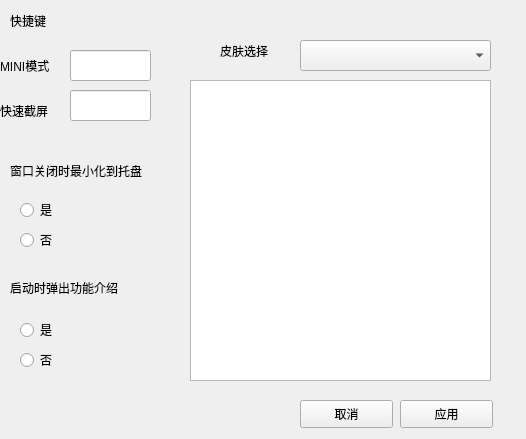
<?xml version="1.0" encoding="UTF-8"?>
<ui version="4.0">
 <class>Form</class>
 <widget class="QWidget" name="Form">
  <property name="geometry">
   <rect>
    <x>0</x>
    <y>0</y>
    <width>526</width>
    <height>439</height>
   </rect>
  </property>
  <property name="windowTitle">
   <string>Form</string>
  </property>
  <widget class="QPushButton" name="pushButton">
   <property name="geometry">
    <rect>
     <x>400</x>
     <y>400</y>
     <width>93</width>
     <height>28</height>
    </rect>
   </property>
   <property name="text">
    <string>应用</string>
   </property>
  </widget>
  <widget class="QLabel" name="label">
   <property name="geometry">
    <rect>
     <x>10</x>
     <y>10</y>
     <width>61</width>
     <height>21</height>
    </rect>
   </property>
   <property name="text">
    <string>快捷键</string>
   </property>
  </widget>
  <widget class="QPushButton" name="pushButton_2">
   <property name="geometry">
    <rect>
     <x>300</x>
     <y>400</y>
     <width>93</width>
     <height>28</height>
    </rect>
   </property>
   <property name="text">
    <string>取消</string>
   </property>
  </widget>
  <widget class="QLineEdit" name="lineEdit">
   <property name="geometry">
    <rect>
     <x>70</x>
     <y>90</y>
     <width>81</width>
     <height>31</height>
    </rect>
   </property>
  </widget>
  <widget class="QGraphicsView" name="graphicsView">
   <property name="geometry">
    <rect>
     <x>190</x>
     <y>80</y>
     <width>301</width>
     <height>301</height>
    </rect>
   </property>
  </widget>
  <widget class="QComboBox" name="comboBox">
   <property name="geometry">
    <rect>
     <x>300</x>
     <y>40</y>
     <width>191</width>
     <height>31</height>
    </rect>
   </property>
  </widget>
  <widget class="QLabel" name="label_2">
   <property name="geometry">
    <rect>
     <x>220</x>
     <y>10</y>
     <width>91</width>
     <height>81</height>
    </rect>
   </property>
   <property name="text">
    <string>皮肤选择</string>
   </property>
  </widget>
  <widget class="QLabel" name="label_3">
   <property name="geometry">
    <rect>
     <x>10</x>
     <y>160</y>
     <width>171</width>
     <height>21</height>
    </rect>
   </property>
   <property name="text">
    <string>窗口关闭时最小化到托盘</string>
   </property>
  </widget>
  <widget class="QRadioButton" name="radioButton">
   <property name="geometry">
    <rect>
     <x>20</x>
     <y>200</y>
     <width>115</width>
     <height>20</height>
    </rect>
   </property>
   <property name="text">
    <string>是</string>
   </property>
  </widget>
  <widget class="QRadioButton" name="radioButton_2">
   <property name="geometry">
    <rect>
     <x>20</x>
     <y>230</y>
     <width>115</width>
     <height>20</height>
    </rect>
   </property>
   <property name="text">
    <string>否</string>
   </property>
  </widget>
  <widget class="QLabel" name="label_4">
   <property name="geometry">
    <rect>
     <x>10</x>
     <y>280</y>
     <width>171</width>
     <height>16</height>
    </rect>
   </property>
   <property name="text">
    <string>启动时弹出功能介绍</string>
   </property>
  </widget>
  <widget class="QRadioButton" name="radioButton_3">
   <property name="geometry">
    <rect>
     <x>20</x>
     <y>320</y>
     <width>115</width>
     <height>20</height>
    </rect>
   </property>
   <property name="text">
    <string>是</string>
   </property>
  </widget>
  <widget class="QRadioButton" name="radioButton_4">
   <property name="geometry">
    <rect>
     <x>20</x>
     <y>350</y>
     <width>115</width>
     <height>20</height>
    </rect>
   </property>
   <property name="text">
    <string>否</string>
   </property>
  </widget>
  <widget class="QLineEdit" name="lineEdit_4">
   <property name="geometry">
    <rect>
     <x>70</x>
     <y>50</y>
     <width>81</width>
     <height>31</height>
    </rect>
   </property>
  </widget>
  <widget class="QLabel" name="label_5">
   <property name="geometry">
    <rect>
     <x>0</x>
     <y>50</y>
     <width>72</width>
     <height>31</height>
    </rect>
   </property>
   <property name="text">
    <string>MINI模式</string>
   </property>
  </widget>
  <widget class="QLabel" name="label_6">
   <property name="geometry">
    <rect>
     <x>0</x>
     <y>100</y>
     <width>72</width>
     <height>21</height>
    </rect>
   </property>
   <property name="text">
    <string>快速截屏</string>
   </property>
  </widget>
 </widget>
 <resources/>
 <connections/>
</ui>
